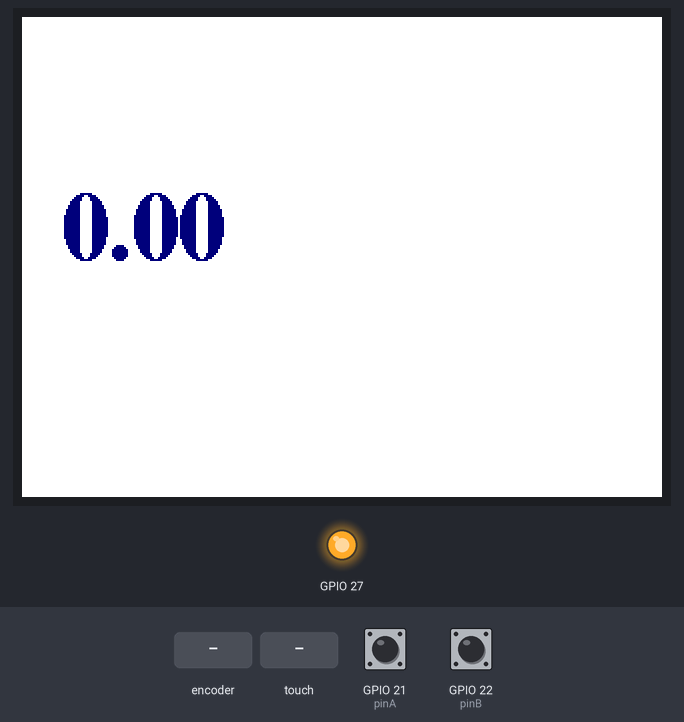
A sketch run on a simulated ESP32. Shown: 320×240 colour display, output pins drawn as LEDs (lit = HIGH). The inputs (shaded band) are chosen by the test bench; at power-on: GPIO 21 (pinA) HIGH, GPIO 22 (pinB) HIGH.

Above: at 1.4 s.
1.5 s: rotary encoder on GPIO 21 (pinA) / GPIO 22 (pinB) turned 3 steps (first pin leading)
At 2.8 s:
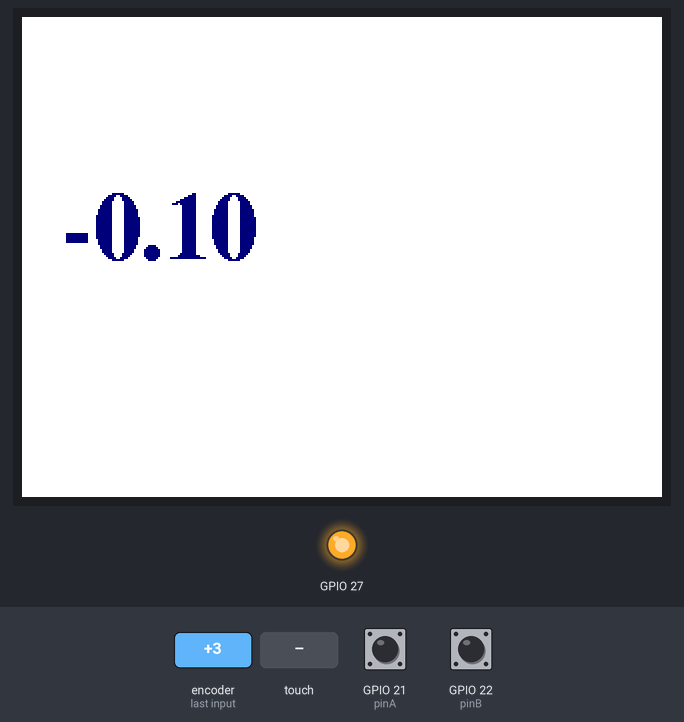
3.6 s: screen touched at 13 % across, 10 % down
At 4.8 s:
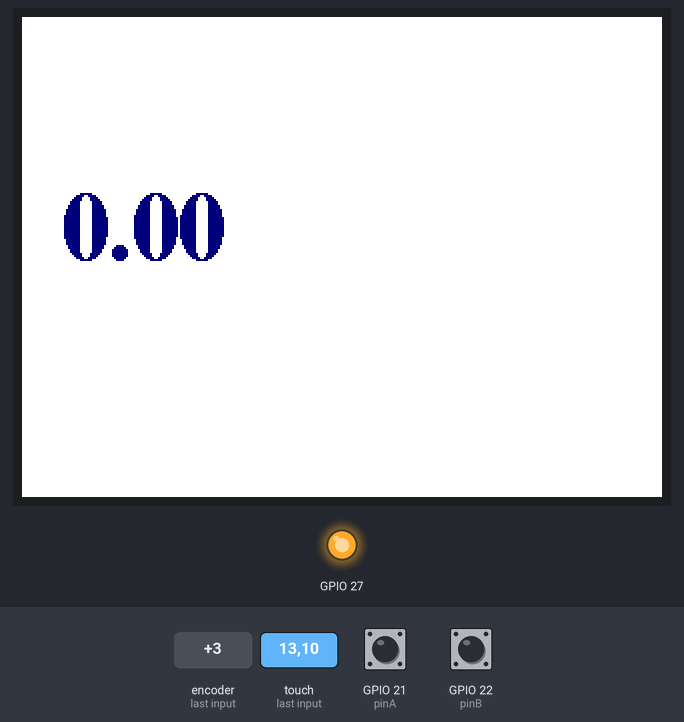
Timing chart, 0 to 6.6 s (numbered marks = the images above; inputs shaded):
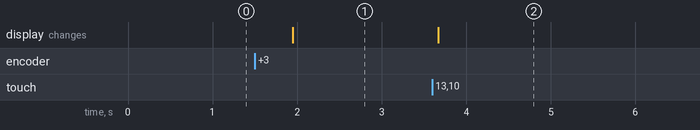

Measured:
- after the input at 1.5 s, the display: changes after 0.45 s (image 1)
- after the input at 3.6 s, the display: changes after 0.07 s (image 2)

The sketch:

sketch_display_count_circle.ino
```cpp
#include <TFT_eSPI.h> // Library for display handling and font processing.

TFT_eSPI tft = TFT_eSPI(); // Creating a display object.

#define pinA 21 //Assigning GPIO inputs on the board for signals A and B.
#define pinB 22

volatile int position = 0; // Defining the angle variable.
volatile bool A_last = false, B_last = false; // Defining variables for the last state of each signal (for determining direction).

float lastDisplayedAngle = -999; // Variable for the last displayed angle on the screen.

void IRAM_ATTR encoderISR() {                    // Interrupt handler. Called every time one of the signals changes.
  bool A = digitalRead(pinA);                    // Reading the current value of the signals.
  bool B = digitalRead(pinB);

  if (A != A_last) {                             //If the signal has changed since the last time, we determine the direction of movement and update the variable state.
    if (A == B) position++;
    else position--;
    A_last = A;
  }

  if (B != B_last) {
    if (A != B) position++;
    else position--;
    B_last = B;
  }
}

void setup() {                                    //Startup settings.
  Serial.begin(115200);                           // Outputting debug data via the COM port.

  pinMode(27, OUTPUT); digitalWrite(27, HIGH);  // Display backlight.
  pinMode(pinA, INPUT_PULLUP);                   //Configuring the pins as inputs with pullup resistors.
  pinMode(pinB, INPUT_PULLUP);

  A_last = digitalRead(pinA);                    //Saving the initial states of the pins.
  B_last = digitalRead(pinB);

  attachInterrupt(digitalPinToInterrupt(pinA), encoderISR, CHANGE);         //Assigning interrupt handlers to both signals.
  attachInterrupt(digitalPinToInterrupt(pinB), encoderISR, CHANGE);

  tft.begin();                                                              //Initializing the screen.
  tft.setSwapBytes(false);                                                  //Parameter for using custom fonts.
  tft.setRotation(3);                                                       //Screen orientation, can be set to 0, 1, 2, or 3.
  tft.fillScreen(TFT_WHITE);                                                //Background color (the Chinese driver handles colors incorrectly; haven't figured it out yet).
  tft.setTextColor(TFT_NAVY, TFT_WHITE);                                    //Text color, text background color.
  tft.setFreeFont(&FreeSerifBold24pt7b);                                    //Font.

  // Начальная надпись
  tft.setCursor(20, 120);                                                  //Text position coordinates.
  tft.print("Angle: 0.0");                                                 //Start of the text.
  tft.print((char)247);                                                    //Degree symbol.
}

void loop() {                                                              //Starting the main loop.
  static int lastTouchState = 0;                                           //Flag indicating whether the screen was touched by a finger.
  uint16_t x, y;                                                           //Touch coordinates.

  if (tft.getTouch(&x, &y)) {                                              //Checking whether the user is touching the screen.
    if (!lastTouchState) {
      noInterrupts();                                                      //If a touch has started, disable interrupts and reset the counter to 0.
      position = 0;
      interrupts();
      lastDisplayedAngle = -999;

      // Clear the text area.
      tft.fillRect(0, 80, 320, 80, TFT_WHITE);

      tft.setCursor(20, 120);
      tft.print("Angle: 0.0");
      tft.print((char)247);
    }
    lastTouchState = 1;
  } else {
    lastTouchState = 0;
  }

  int pos_snapshot;
  noInterrupts();
  pos_snapshot = position;
  interrupts();

  float degrees = (float)pos_snapshot * 360.0 / 32000.0;           //Recalculate the position into degrees.

  if (abs(degrees - lastDisplayedAngle) > 0.1) {                   //Check if the angle has changed since the last time. If it has, update the text.
    lastDisplayedAngle = degrees;

    // Erase text only.
    tft.fillRect(0, 80, 320, 80, TFT_WHITE);

    tft.setCursor(20, 120);
   // tft.print("Angle: ");
    tft.print(degrees, 2);  // 1 decimal place.
    tft.print((char)247);   // Си

  }

  delay(30);                                                        //Screen refresh delay.

}
```
